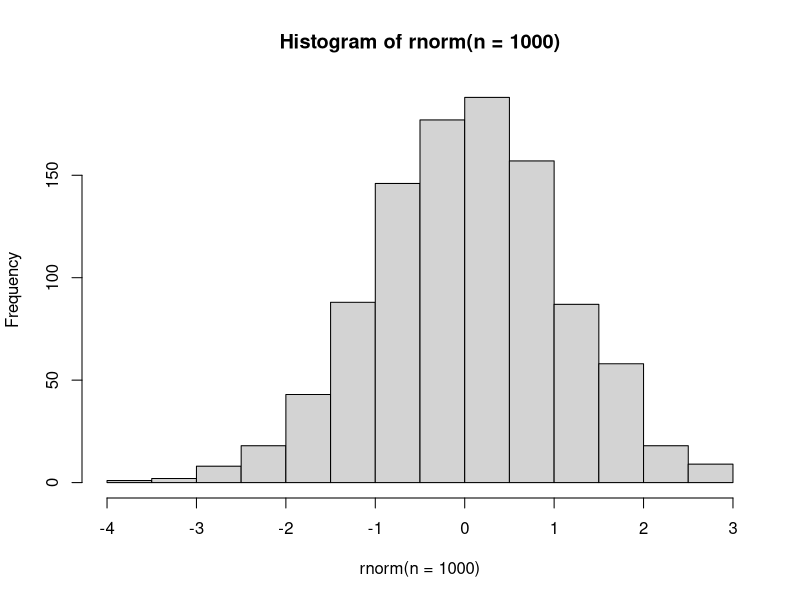
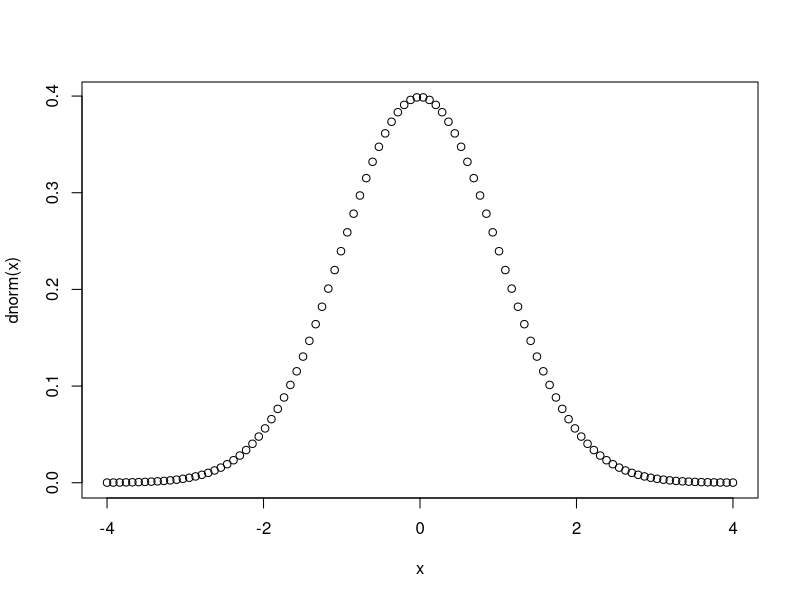
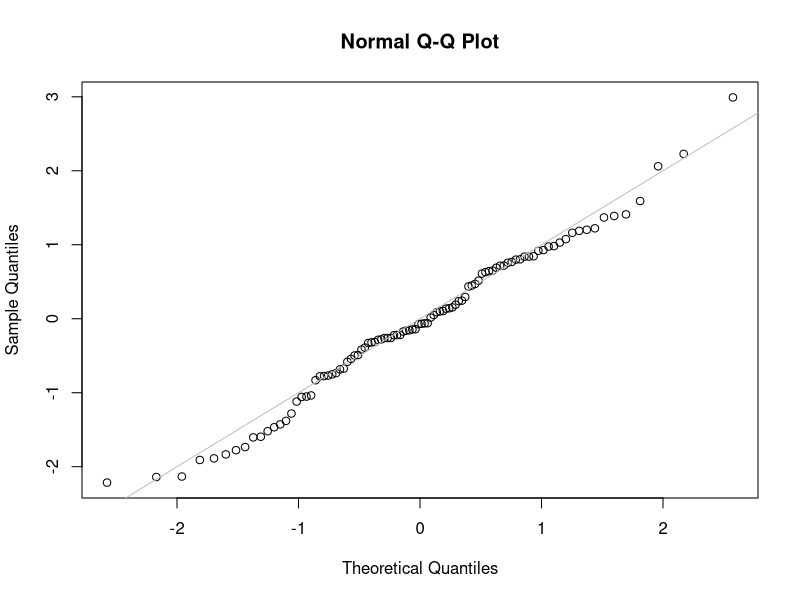

R code for these plots, in order:
## ---- chunk 1
# Simulate this using `rnorm()`
# n: number of observations
# mean: 0 by default
# sd: standard deviation, 1 by default
rnorm(n = 10, mean = 5, sd = 2)
## ---- chunk 2
# Plotting a normal distribution
hist(rnorm(n = 1000))
## ---- chunk 3
# Calculate P(X = r) in a normal distribution
# Using `dnorm()`
# Probability of getting a specific value of range of values in the normal distribution
# x: specific value or range of values
# mean & sd follow the same rules as before

# Example: Probability of drawing 3 (P(X = 3)) from N(0,1)
dnorm(x = 3)

#Example: Probability of drawing -3 to 3 from N(0,1)
sum(dnorm(-3:3))
## ---- chunk 4
# Density Graph
x <- seq(from=-4,to=4,len=100)
plot(x,dnorm(x))
## ---- chunk 5
# Calculate P(X <= r) in a normal distribution
# Using `pnorm()`
# q: specific value (r) or range of values
# mean & sd follow the same rules as before
# lower.tail: if TRUE (default) -> P(X <= r), if FALSE -> P(X > r)

# Example: Probability of drawing 3 or less (P X <= 3) from N(0,1)
pnorm(3)

# Example: Probability of drawing -3 or more (P X > -3) from N(0,1)
pnorm(-3, lower.tail = FALSE)
## ---- chunk 6
# To get r given P(X <= r)
# Using `qnorm()`
# p: probability of P(X <= r)
# mean, sd & lower.tail follow the same rules as before

# Example: In N(0,1) there is a 5% chance of exceeding x. Find x?
# 0.05 chance of exceeding x, means 0.95 chance of getting x or less
qnorm(p = 0.95) # = 1.644854

# Verify result
pnorm(q = 1.644854) # 0.95
## ---- chunk 7
# A QQ-plot is used to visually determine how close a sample is to a specified distribution

# Example:
norm_samp <- rnorm(n = 100)
qqnorm(y = norm_samp)
abline(a=0, b=1, col='grey')
